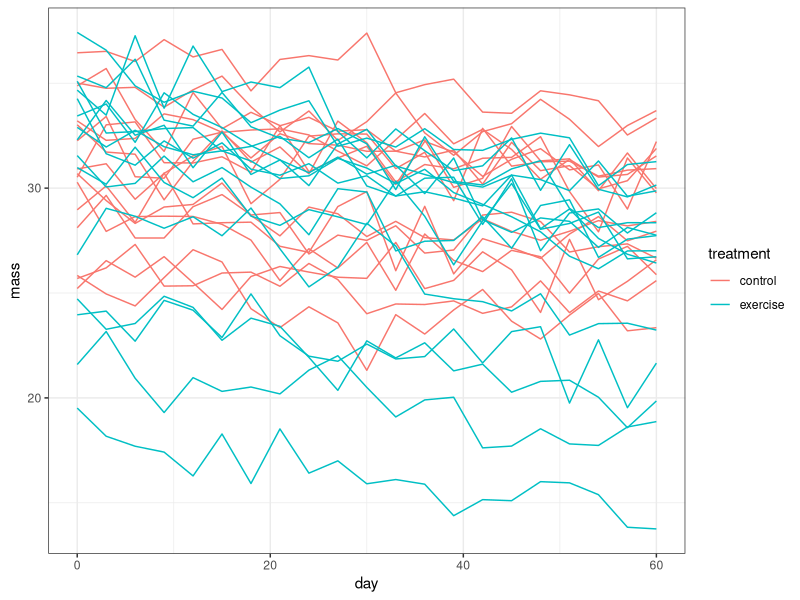

This figure's R source: (Note: this script raises an error after producing the figure.)
library(glmmTMB)
library(dplyr)
library(purrr)
library(broom.mixed)
library(tidyverse)
library(ggplot2); theme_set(theme_bw())

set.seed(101)

n_per_group=15; days=seq(0, 60, by=3)
n_groups <- 2

#set parameters
beta0=30; beta_day=(-1.5/60); beta_daytreat=(-3/60)
#betas. beta0: initial mass in g; beta_day: slope (average loss (g per day) in control group)
#beta_daytreat: average *additional* loss per day (relative to control) in treatment group

#model
form0 <- ~ 1 + day + treatment:day + (day | batID)

#mass: response variable; 1: intercept (mass when all predictor variables are set to 0)
#day: the effect of day on mass; treatment:day: interaction (the effect of day on mass varies depending on treatment level)
#(day | batID); random effects (allows for individual variability in the intercept and slope of the relationship between "day" and "mass" among different bats)

corr_trans <- function(rho) rho/(sqrt(1+rho^2))
#correlation between intercepts and slopes
#we have set rho to -0.75 below, but the calculation is needed to change from -1 and 1 to negative infinity and positive infinity (don't quite get this)

sdint=5; sdslope=(1/60); corr=corr_trans(-0.75); sdres=0.5
#thetas, and betad. sdint: standard deviation of intercept (plus/minus 10); sdslope: standard deviation of the slope
#corr: see above; sdred (betad): standard deviation of residual variance (plus/minus 2), needed because we're simulating a gaussain distribution and we don't just want straight lines (e.g. they just took a drink so their mass is bigger)
#sdint, sdslope and betad are on log scale to ensure they are positive 
n_bats <- n_per_group*n_groups


#create simulation function
sim <- function(n_per_group, days, beta0, beta_day, beta_daytreat
                , sdint, sdslope, corr, sdres, ...
){
  batID <- as.factor(1:n_bats) #create individual bat IDs ## JD: Make this look less like a number with paste()
  treatment <- as.factor(rep(c("control", "exercise"), each=n_per_group)) #create treatment groups, 15 per group
  tdat <- data.frame(batID, treatment) #create data frame with batIDs and treatment groups
  dat1 <- expand.grid(batID=batID, day=days) #expand so each batID occurs for each day measured 
  bat_data <- full_join(dat1, tdat, by="batID") #combine to have batID, treatment groups, days
  mass_data <- simulate_new(form0, #simulate mass data with gaussian distribution, using set parameters
                            nsim = 1,
                            family = "gaussian",
                            newdata = bat_data,
                            newparams = list(
                              beta = c(beta0, beta_day, beta_daytreat) 
                              , theta = c(log(sdint), log(sdslope), corr)
                              , betad = log(sdres) 
                            )
  )
  
  bat_data$mass <- mass_data[[1]] #assigns simulated mass data to a mass column in bat_data
  return(bat_data) # allows the modified bat_data object to be used or assigned to a variable outside of the function
}

#simulate once and plot to ensure the simulated output looks reasonable
s1 <- sim(n_per_group=n_per_group, days=days
          , beta0=beta0, beta_day=beta_day, beta_daytreat=beta_daytreat
          , sdint=sdint, sdslope=sdslope, corr=corr, sdres=sdres)

plot_sim <- function(bat_data) {
  ggplot(bat_data, aes(day, mass, colour = treatment)) +
    geom_line(aes(group=batID))
}
plot_sim(s1)


set.seed(404) 


#set parameters
beta0_f=2; beta_day_f=(0.5/60); beta_daytreat_f=(2/60); beta_mass_f=(0.1); beta_daymass_f=(1/60); beta_masstreat_f=(0.5/60)

#betas meanings:
#beta0_f: initial flight time in s; beta_day_f: slope average flight time gain in control group)
#beta_daytreat_f: average *additional* flight time gain per day (relative to control) in treatment group

#model
form1 <- ~ 1 + day + treatment:day + mass + mass:day + mass:treatment + (day | batID) 

sdint_f=0.5; sdslope_f=(0.5/60); corr_f=corr_trans(0.75); sdres_f=0.1

mass <- s1$mass


#create simulation function
sim <- function(n_per_group, days, beta0_f, beta_day_f, beta_daytreat_f
                , sdint_f, sdslope_f, corr_f, sdres_f, ...
){
  batID <- as.factor(1:n_bats) 
  mass <- s1$mass
  treatment <- as.factor(rep(c("control", "exercise"), each=n_per_group)) 
  tdat <- data.frame(batID, treatment) 
  dat1 <- expand.grid(batID=batID, day=days) 
  flight_data <- full_join(dat1, tdat, by="batID") 
  flightTime <- simulate_new(form1, 
                             nsim = 1,
                             family = "gaussian",
                             newdata = flight_data,
                             newparams = list(
                               beta = c(beta0_f, beta_day_f, beta_daytreat_f, 
                                        beta_mass_f, beta_daymass_f, beta_masstreat_f) 
                               , theta = c(log(sdint_f), log(sdslope_f), corr)
                               , betad = log(sdres_f) 
                       )
  )
  flight_data$flightTime <- flightTime[[1]]
  return(flight_data) 
}


#simulate once and plot to ensure the simulated output looks reasonable
s2 <- sim(n_per_group=n_per_group, days=days
          , beta0_f=beta0_f, beta_day_f=beta_day_f, beta_daytreat_f=beta_daytreat_f
          , beta_mass_f= beta_mass_f, beta_daymass_f= beta_daymass_f, beta_masstreat_f=beta_masstreat_f
          , sdint_f=sdint_f, sdslope_f=sdslope_f, corr_f=corr_f, sdres_f=sdres_f)

plot_sim <- function(flight_data) {
  ggplot(flight_data, aes(day, flightTime, colour = treatment)) +
    geom_line(aes(group=batID))
}
plot_sim(s2)

summary(form1)


#create fit function for model and return fitted model object 
fit <- function(flight_data, form){
  return(glmmTMB(form1 #specified model
                 , data=flight_data
                 , family = "gaussian"
  ))
}

## BMB: could speed up by combining simfun and fitfun, using
## nsim = nsim ...
#create function that simulates data, models it, and extracts coefficients and CIs
simCIs <- function(simfun, fitfun, ...){ #takes 2 arguments (one that simulates data, one that fits a model to the simulated data)
  dat <- simfun(...) #simulates data, ... allows passing additional arguments to simfun if needed
  fit <- fitfun(dat, form1) #fits model 
  tt <- (tidy(fit, effects = "fixed", conf.int = TRUE, conf.method = "profile") #extracts the model coefficients and their confidence intervals
         %>% select(term, est = estimate, lwr = conf.low, upr = conf.high) #selects specific columns: coefficient names (term), estimates (estimate), lower CI bounds (conf.low), and upper CI bounds (conf.high)
         %>% mutate(across(where(is.character), factor)) #converts character columns to factors (for downstream analyses, plotting)
  )
  return(tt) #returns extracted model coefficients and their CIs
}


simCIs <- function(simfun, fitfun, ...) {
  dat <- simfun(...) 
  fit <- fitfun(dat)
  
  # Print out the structure of the fit object for debugging
  print(str(fit))
  coef_table <- coef(summary(fit))
  coef_table <- coef_table[, c("Estimate", "2.5 %", "97.5 %")]
  names(coef_table) <- c("est", "lwr", "upr")
  coef_table <- as.data.frame(coef_table)
  coef_table$term <- rownames(coef_table)
  rownames(coef_table) <- NULL
  coef_table <- coef_table[, c("term", "est", "lwr", "upr")]
  coef_table <- mutate(coef_table, across(where(is.character), factor))
  return(coef_table)
}

print(simCIs(simfun=sim, fitfun=fit))

## test once before running a lot
#Print estimates, lower CI bounds, and upper CI bounds 
print(simCIs(simfun=sim, fitfun=fit #Call simCI function, apply sim and fit functions,
             , n_per_group=n_per_group, days=days
             , beta0_f=beta0_f, beta_day_f=beta_day_f, beta_daytreat_f=beta_daytreat_f
             , beta_mass_f= beta_mass_f, beta_daymass_f= beta_daymass_f, beta_masstreat_f=beta_masstreat_f
             , sdint_f=sdint_f, sdslope_f=sdslope_f, corr_f=corr_f, sdres_f=sdres_f
))

print(simCIs(simfun=sim, fitfun=fit))

#how many reps of the simulation we want
nReps_10 <- 10

#apply the simCIs function iteratively to simulate data, fit models, and calculate confidence intervals, save dataframe as cis
system.time(
  cis_10 <- map_dfr(1:nReps_10, simCIs, .id="sim" #iterates over 1000 reps (set above), applying simCIs for each iteration. adds "sim" column for simulation number
                      , .progress = interactive() #progress bar
                      , simfun=sim, fitfun=fit #functions fit to simCIs
                      , n_per_group = n_per_group, days=days #parameters fit to simCIs
                      , beta0_f=beta0_f, beta_day_f=beta_day_f, beta_daytreat_f=beta_daytreat_f
                      , beta_mass_f= beta_mass_f, beta_daymass_f= beta_daymass_f, beta_masstreat_f=beta_masstreat_f
                      , sdint_f=sdint_f, sdslope_f=sdslope_f, corr_f=corr_f, sdres_f=sdres_f
  )
)

nReps_2500 <- 2500


system.time(
  cis_2500 <- map_dfr(1:nReps_2500, simCIs, .id="sim" #iterates over 1000 reps (set above), applying simCIs for each iteration. adds "sim" column for simulation number
                      , .progress = interactive() #progress bar
                      , simfun=sim, fitfun=fit #functions fit to simCIs
                      , n_per_group = n_per_group, days=days #parameters fit to simCIs
                      , beta0_f=beta0_f, beta_day_f=beta_day_f, beta_daytreat_f=beta_daytreat_f
                      , beta_mass_f= beta_mass_f, beta_daymass_f= beta_daymass_f, beta_masstreat_f=beta_masstreat_f
                      , sdint_f=sdint_f, sdslope_f=sdslope_f, corr_f=corr_f, sdres_f=sdres_f
  )
)







saveRDS(cis_1000, "bat_mass_sims_1000.RDS")

saveRDS(cis_2500, "bat_mass_sims_2500.RDS")




#percent difference
wide_s1 <- pivot_wider(s1, 
                       names_from = day,  
                       values_from = mass)

first_values <- wide_s1[, 3]  # Assuming the first variable starts from column 2
last_values <- wide_s1[, ncol(wide_s1)] 

percent_difference <- ( 1 - (last_values / first_values) ) *100

wide_s1 <- (wide_s1 %>% left_join(percent_difference, by = "60")
            %>% mutate(percent_differences= percent_difference))

print(percent_difference)

#I can't figure out how to do this
